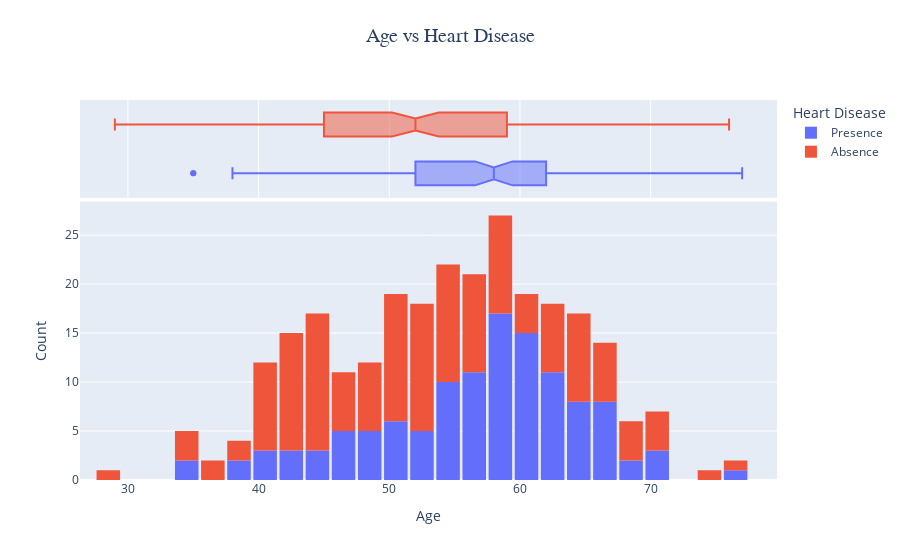

This figure's notebook cell:
### Markdown cell above
### **Histogram**

### Code cell
fig1 = px.histogram(data, x = 'Age', color = 'Heart Disease', marginal = 'box', title = 'Age vs Heart Disease')
fig1.update_layout(bargap = 0.1)
fig1.update_layout(xaxis_title = 'Age', yaxis_title = 'Count', title_x = 0.5, title_y = 0.95 ,title_font_size = 20, title_font_family = 'Times New Roman')
fig1.show()

### Figure 1 — Plotly figure (JSON) as saved in the notebook; plotly's stock layout.template omitted (floating-point values rounded to 4 significant figures; data arrays with more than 128 entries replaced by an {"elided": "..."} marker saying what was removed)
{"data": [{"alignmentgroup": "True", "bingroup": "x", "hovertemplate": "Heart Disease=Presence<br>Age=%{x}<br>count=%{y}<extra></extra>", "legendgroup": "Presence", "marker": {"color": "#636efa", "pattern": {"shape": ""}}, "name": "Presence", "offsetgroup": "Presence", "orientation": "v", "showlegend": true, "type": "histogram", "x": [70, 57, 56, 59, 60, 63, 61, 46, 53, 67, 58, 57, 59, 50, 48, 61, 59, 40, 59, 49, 44, 66, 65, 42, 61, 59, 62, 51, 57, 58, 47, 61, 45, 58, 35, 58, 50, 61, 54, 54, 52, 47, 58, 67, 57, 63, 48, 60, 59, 55, 60, 46, 56, 56, 49, 54, 57, 62, 60, 63, 66, 64, 56, 64, 50, 54, 53, 52, 40, 58, 55, 66, 38, 62, 58, 65, 69, 67, 62, 51, 46, 67, 56, 41, 56, 70, 70, 35, 77, 58, 60, 51, 55, 64, 59, 58, 54, 65, 63, 62, 43, 61, 39, 52, 62, 43, 68, 62, 60, 65, 60, 60, 54, 44, 55, 64, 60, 58, 48, 67], "xaxis": "x", "yaxis": "y"}, {"alignmentgroup": "True", "hovertemplate": "Heart Disease=Presence<br>Age=%{x}<extra></extra>", "legendgroup": "Presence", "marker": {"color": "#636efa"}, "name": "Presence", "notched": true, "offsetgroup": "Presence", "showlegend": false, "type": "box", "x": [70, 57, 56, 59, 60, 63, 61, 46, 53, 67, 58, 57, 59, 50, 48, 61, 59, 40, 59, 49, 44, 66, 65, 42, 61, 59, 62, 51, 57, 58, 47, 61, 45, 58, 35, 58, 50, 61, 54, 54, 52, 47, 58, 67, 57, 63, 48, 60, 59, 55, 60, 46, 56, 56, 49, 54, 57, 62, 60, 63, 66, 64, 56, 64, 50, 54, 53, 52, 40, 58, 55, 66, 38, 62, 58, 65, 69, 67, 62, 51, 46, 67, 56, 41, 56, 70, 70, 35, 77, 58, 60, 51, 55, 64, 59, 58, 54, 65, 63, 62, 43, 61, 39, 52, 62, 43, 68, 62, 60, 65, 60, 60, 54, 44, 55, 64, 60, 58, 48, 67], "xaxis": "x2", "yaxis": "y2"}, {"alignmentgroup": "True", "bingroup": "x", "hovertemplate": "Heart Disease=Absence<br>Age=%{x}<br>count=%{y}<extra></extra>", "legendgroup": "Absence", "marker": {"color": "#EF553B", "pattern": {"shape": ""}}, "name": "Absence", "offsetgroup": "Absence", "orientation": "v", "showlegend": true, "type": "histogram", "x": {"elided": "150 int values"}, "xaxis": "x", "yaxis": "y"}, {"alignmentgroup": "True", "hovertemplate": "Heart Disease=Absence<br>Age=%{x}<extra></extra>", "legendgroup": "Absence", "marker": {"color": "#EF553B"}, "name": "Absence", "notched": true, "offsetgroup": "Absence", "showlegend": false, "type": "box", "x": {"elided": "150 int values"}, "xaxis": "x2", "yaxis": "y2"}], "layout": {"bargap": 0.1, "barmode": "relative", "legend": {"title": {"text": "Heart Disease"}, "tracegroupgap": 0}, "title": {"font": {"family": "Times New Roman", "size": 20}, "text": "Age vs Heart Disease", "x": 0.5, "y": 0.95}, "xaxis": {"anchor": "y", "domain": [0, 1], "title": {"text": "Age"}}, "xaxis2": {"anchor": "y2", "domain": [0, 1], "matches": "x", "showgrid": true, "showticklabels": false}, "yaxis": {"anchor": "x", "domain": [0, 0.7326], "title": {"text": "Count"}}, "yaxis2": {"anchor": "x2", "domain": [0.7426, 1], "matches": "y2", "showgrid": false, "showline": false, "showticklabels": false, "ticks": ""}}}
